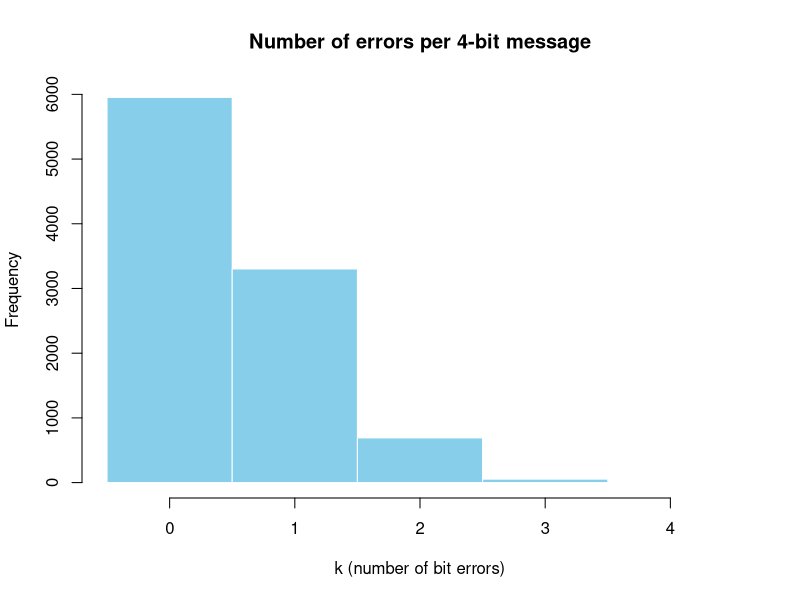
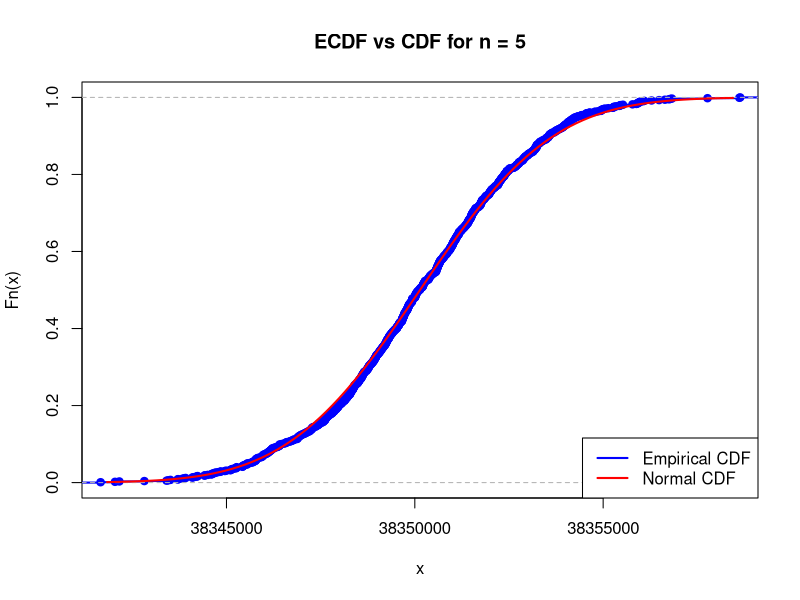
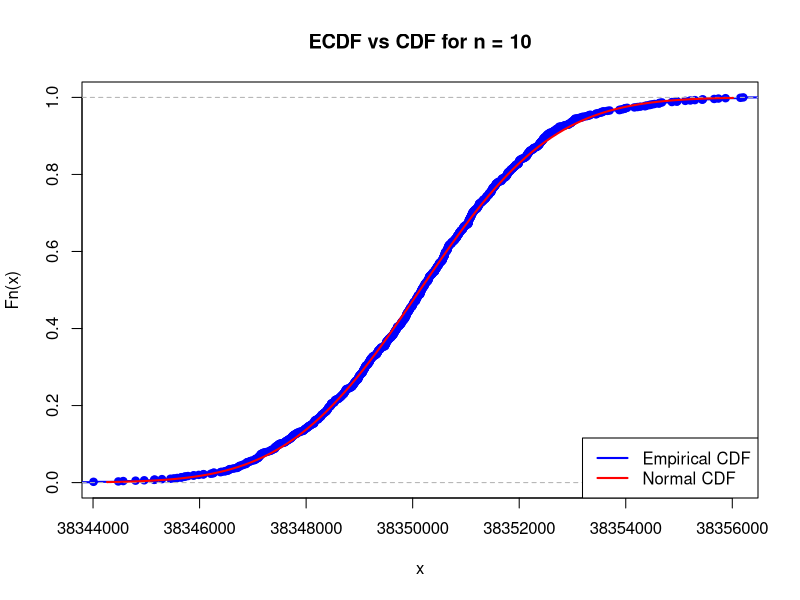
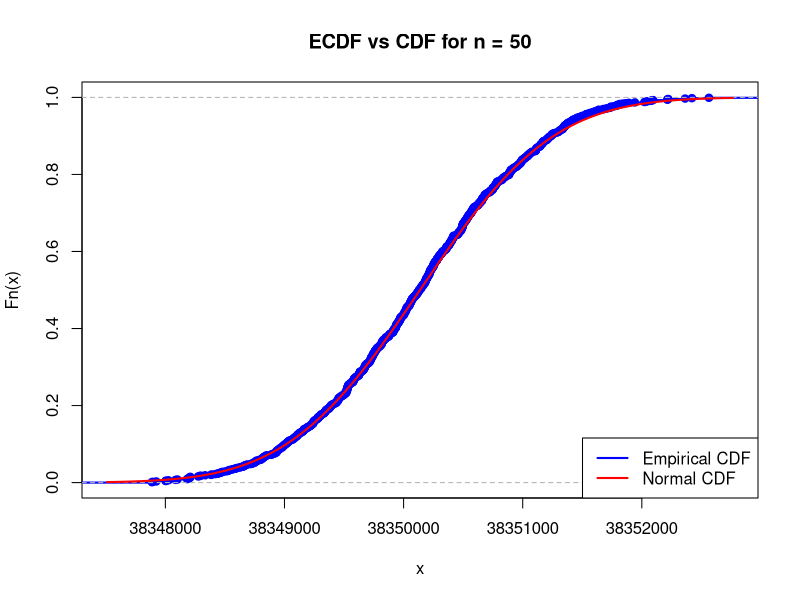
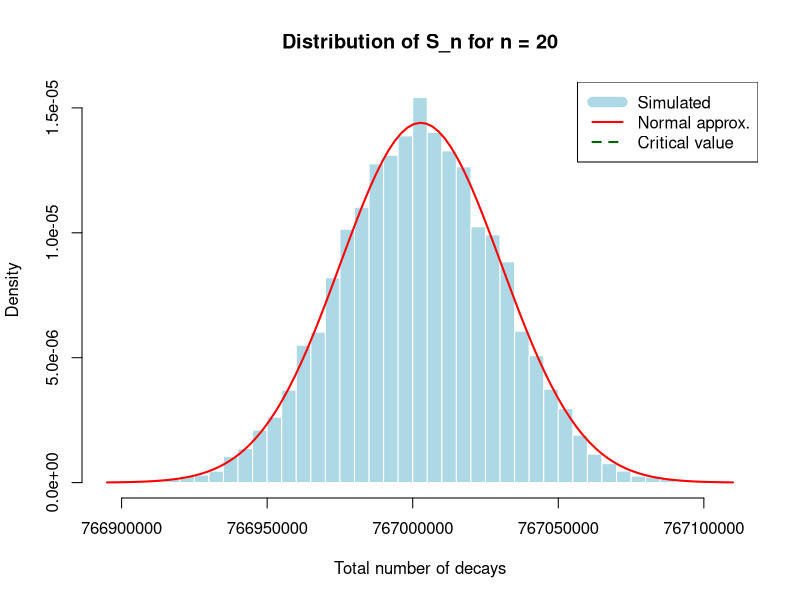

The R script that drew these images, in order: (Note: this script raises an error after producing the figures.)
## ---- chunk 1
set.seed(12)
## ---- chunk 2
# your team id number 
                          ###
id <- 12                  ### Change to the correct id!
                          ###
set.seed(id)
p <- id/100
# matrices G and H
G <- matrix(c(1, 1, 1, 0, 0, 0, 0,
		1, 0, 0, 1, 1, 0, 0,
		0, 1, 0, 1, 0, 1, 0,
		1, 1, 0, 1, 0, 0, 1), nrow = 4, byrow = TRUE)
H <- t(matrix(c(1, 0, 1, 0, 1, 0, 1,
		0, 1, 1, 0, 0, 1, 1,
		0, 0, 0, 1, 1, 1, 1), nrow = 3, byrow = TRUE))
# cat("The matrix G is: \n") 
#G  
#cat("The matrix H is: \n") 
#H
#cat("The product GH must be zero: \n")
#(G%*%H) %%2
## ---- chunk 3
# generate N messages

message_generator <- function(N) {
  matrix(sample(c(0,1), 4*N, replace = TRUE), nrow = N)
}  
messages <- message_generator(100)
codewords <- (messages %*% G) %% 2

encode <- function(messages) {
  (messages %*% G) %% 2
}

add_noise <- function(codewords, p) {
  E <- matrix(rbinom(length(codewords), size=1, prob=p), nrow = nrow(codewords))
  (codewords + E) %% 2 
} 

syndrome_vec <- function(r_row) {
  as.integer((r_row %*% H) %% 2)
} 

correct_errored <- function(r_row) {
  z <- syndrome_vec(r_row)
  pos <- z[1] + 2*z[2] + 4*z[3]
  if (pos > 0)
    r_row[pos] <- (r_row[pos] + 1) %% 2
  r_row
}


decode_message <- function(r_star) {
  c(r_star[3], r_star[5], r_star[6], r_star[7])
}
## ---- chunk 4
simulate_hamming <- function(N, p) {
  messages  <- message_generator(N)
  codewords <- encode(messages)
  received  <- add_noise(codewords, p)
  corrected <- t(apply(received, 1, correct_errored))
  decoded   <- t(apply(corrected, 1, decode_message))
  
  success <- apply(decoded == messages, 1, all)
  rate <- mean(success)
  
  cat("estimated p =", rate, "\n")
  
  list(
    rate = rate,
    success = success,
    messages = messages,
    codewords = codewords,
    received = received,
    corrected = corrected,
    decoded = decoded
  )
}

N <- 10000
sim <- simulate_hamming(N, p)
p_hat <- sim$rate
p_hat

## ---- chunk 5

standard_error <- sqrt(p_hat*(1-p_hat)/N)
z <- qnorm(0.975)
epsilon <- z*standard_error

interval <- c(lower= p_hat - epsilon, upper= p_hat + epsilon)
interval

## ---- chunk 6
eps <- 0.03
cat(p_hat)

N_worst <- ceiling((z^2)*0.25/(eps^2))
N_worst

## ---- chunk 7
K <- rbinom(N, size = 4, prob = p)

hist(K,
     breaks = seq(-0.5, 4.5, by = 1),
     col = "skyblue", border = "white",
     main = "Number of errors per 4-bit message",
     xlab = "k (number of bit errors)",
     ylab = "Frequency")
## ---- chunk 8
# Physical constants and parameters for Cesium-137
# Half-life period in years
T_years <- 30.1
# Convert to seconds
T_seconds <- T_years * 365.25 * 24 * 3600
# Atomic mass of Cesium-137 (g/mol)
M <- 137
# Avogadro constant (atoms/mol)
N_A <- 6e23
# Mass of each sample in grams (id * 10^-6 g)
m <- id * 1e-6

# Calculate activity lambda: probability that one nucleus decays in one second
lambda <- log(2) / T_seconds

# Calculate number of atoms in one sample
N_atoms <- (m / M) * N_A

# Calculate Poisson parameter μ for one sample
mu <- N_atoms * lambda

cat("Poisson parameter μ for one sample:", mu, "\n")
cat("This represents the expected number of decays per second in one sample.\n")
## ---- chunk 9
# Number of simulations
K <- 1e3
# Sample size
n <- 5

# Simulate K sample means, each computed from n Poisson observations
sample_means_5 <- colMeans(matrix(rpois(n*K, lambda = mu), nrow=n))

# According to CLT, sample mean ~ N(mu, mu/n)
# Mean of the normal approximation
mu_normal_5 <- mu
# Standard deviation of the normal approximation
sigma_normal_5 <- sqrt(mu/n)

# Plot ecdf vs cdf
xlims_5 <- c(mu_normal_5 - 3*sigma_normal_5, mu_normal_5 + 3*sigma_normal_5)
Fs_5 <- ecdf(sample_means_5)

plot(Fs_5, 
     xlim = xlims_5, 
     ylim = c(0,1),
     col = "blue",
     lwd = 2,
     main = paste("ECDF vs CDF for n =", n))
curve(pnorm(x, mean = mu_normal_5, sd = sigma_normal_5), 
      col = "red", lwd = 2, add = TRUE)
legend("bottomright", 
       legend = c("Empirical CDF", "Normal CDF"), 
       col = c("blue", "red"), 
       lwd = 2)

# Calculate maximal difference (Kolmogorov-Smirnov statistic)
# https://en.wikipedia.org/wiki/Kolmogorov%E2%80%93Smirnov_test
x_vals_5 <- sort(sample_means_5)
empirical_cdf_5 <- Fs_5(x_vals_5)
theoretical_cdf_5 <- pnorm(x_vals_5, mean = mu_normal_5, sd = sigma_normal_5)
max_diff_5 <- max(abs(empirical_cdf_5 - theoretical_cdf_5))

cat("For n =", n, ":\n")
cat("  Theoretical mean μ =", mu_normal_5, "\n")
cat("  Theoretical standard deviation σ =", sigma_normal_5, "\n")
cat("  Sample mean of sample means =", mean(sample_means_5), "\n")
cat("  Sample std dev of sample means =", sd(sample_means_5), "\n")
cat("  Maximum difference between ECDFs =", max_diff_5, "\n\n")
## ---- chunk 10
# Sample size
n <- 10

# Simulate K sample means
sample_means_10 <- colMeans(matrix(rpois(n*K, lambda = mu), nrow=n))

# Normal approximation parameters
mu_normal_10 <- mu
sigma_normal_10 <- sqrt(mu/n)

# Plot ecdf vs cdf
xlims_10 <- c(mu_normal_10 - 3*sigma_normal_10, mu_normal_10 + 3*sigma_normal_10)
Fs_10 <- ecdf(sample_means_10)

plot(Fs_10, 
     xlim = xlims_10, 
     ylim = c(0,1),
     col = "blue",
     lwd = 2,
     main = paste("ECDF vs CDF for n =", n))
curve(pnorm(x, mean = mu_normal_10, sd = sigma_normal_10), 
      col = "red", lwd = 2, add = TRUE)
legend("bottomright", 
       legend = c("Empirical CDF", "Normal CDF"), 
       col = c("blue", "red"), 
       lwd = 2)

# Calculate maximal difference
x_vals_10 <- sort(sample_means_10)
empirical_cdf_10 <- Fs_10(x_vals_10)
theoretical_cdf_10 <- pnorm(x_vals_10, mean = mu_normal_10, sd = sigma_normal_10)
max_diff_10 <- max(abs(empirical_cdf_10 - theoretical_cdf_10))

cat("For n =", n, ":\n")
cat("  Theoretical mean μ =", mu_normal_10, "\n")
cat("  Theoretical standard deviation σ =", sigma_normal_10, "\n")
cat("  Sample mean of sample means =", mean(sample_means_10), "\n")
cat("  Sample std dev of sample means =", sd(sample_means_10), "\n")
cat("  Maximum difference between ECDFs =", max_diff_10, "\n\n")
## ---- chunk 11
# Sample size
n <- 50

# Simulate K sample means
sample_means_50 <- colMeans(matrix(rpois(n*K, lambda = mu), nrow=n))

# Normal approximation parameters
mu_normal_50 <- mu
sigma_normal_50 <- sqrt(mu/n)

# Plot ecdf vs cdf
xlims_50 <- c(mu_normal_50 - 3*sigma_normal_50, mu_normal_50 + 3*sigma_normal_50)
Fs_50 <- ecdf(sample_means_50)

plot(Fs_50, 
     xlim = xlims_50, 
     ylim = c(0,1),
     col = "blue",
     lwd = 2,
     main = paste("ECDF vs CDF for n =", n))
curve(pnorm(x, mean = mu_normal_50, sd = sigma_normal_50), 
      col = "red", lwd = 2, add = TRUE)
legend("bottomright", 
       legend = c("Empirical CDF", "Normal CDF"), 
       col = c("blue", "red"), 
       lwd = 2)

# Calculate maximal difference
x_vals_50 <- sort(sample_means_50)
empirical_cdf_50 <- Fs_50(x_vals_50)
theoretical_cdf_50 <- pnorm(x_vals_50, mean = mu_normal_50, sd = sigma_normal_50)
max_diff_50 <- max(abs(empirical_cdf_50 - theoretical_cdf_50))

cat("For n =", n, ":\n")
cat("  Theoretical mean μ =", mu_normal_50, "\n")
cat("  Theoretical standard deviation σ =", sigma_normal_50, "\n")
cat("  Sample mean of sample means =", mean(sample_means_50), "\n")
cat("  Sample std dev of sample means =", sd(sample_means_50), "\n")
cat("  Maximum difference between ECDFs =", max_diff_50, "\n\n")
## ---- chunk 12
# Summary comparison
cat("Summary of CLT convergence:\n")
cat("n = 5:  Max difference =", max_diff_5, "\n")
cat("n = 10: Max difference =", max_diff_10, "\n")
cat("n = 50: Max difference =", max_diff_50, "\n\n")
cat("As n increases, the maximum difference decreases, confirming the CLT.\n")
cat("The empirical distribution converges to the theoretical normal distribution.\n")
## ---- chunk 13
# Critical threshold for total decays
critical_value <- 8e8

# Method 1: Markov Inequality
# P(S_n >= c) <= E[S_n] / c
# P(S_n < c) >= 1 - E[S_n] / c
# We need: 1 - n*mu / c >= 0.95
# => n*mu / c <= 0.05
# => n <= 0.05 * c / mu

n_markov <- floor(0.05 * critical_value / mu)
cat("Markov Inequality bound: n <=", n_markov, "\n")

# Method 2: Chernoff Bound
# For Poisson(lambda), MGF: M(t) = exp(lambda(e^t - 1))
# P(S_n >= c) <= exp(-t*c) * E[exp(t*S_n)] = exp(-t*c + n*mu*(e^t - 1))
# Minimize over t > 0
# Optimal t: c = n*mu*e^t => t = log(c/(n*mu))
# For given n, bound is: exp(n*mu - c + c*log(c/(n*mu)))
# We need this <= 0.05, solve numerically

# Try different values of n to find the bound
chernoff_bound <- function(n, mu, c) {
  # Bound is >= 1, not useful
  if (n * mu >= c) return(1)
  exp(n * mu - c + c * log(c / (n * mu)))
}

# Binary search for maximum n
n_low <- 1
n_high <- n_markov * 10
while (n_high - n_low > 1) {
  n_mid <- floor((n_low + n_high) / 2)
  if (chernoff_bound(n_mid, mu, critical_value) <= 0.05) {
    n_low <- n_mid
  } else {
    n_high <- n_mid
  }
}
n_chernoff <- n_low
cat("Chernoff Bound: n <=", n_chernoff, "\n")

# Method 3: Central Limit Theorem
# S_n ~ N(n*mu, n*mu) approximately
# P(S_n < c) = P((S_n - n*mu)/sqrt(n*mu) < (c - n*mu)/sqrt(n*mu))
# Using standard normal: P(Z < z) = 0.95 => z ≈ 1.645
# (c - n*mu)/sqrt(n*mu) = 1.645
# c - n*mu = 1.645 * sqrt(n*mu)
# Let x = sqrt(n*mu), then: c - x^2 = 1.645*x
# x^2 + 1.645*x - c = 0
# x = (-1.645 + sqrt(1.645^2 + 4*c)) / 2
# n = x^2 / mu

z_95 <- qnorm(0.95)
discriminant <- z_95^2 + 4 * critical_value
x_solution <- (-z_95 + sqrt(discriminant)) / 2
n_clt <- floor(x_solution^2 / mu)
cat("CLT bound: n <=", n_clt, "\n\n")

# Compare the three methods
cat("Comparison of theoretical bounds:\n")
cat("  Markov:   n <=", n_markov, "(most conservative)\n")
cat("  Chernoff: n <=", n_chernoff, "\n")
cat("  CLT:      n <=", n_clt, "(least conservative)\n\n")
## ---- chunk 14
# Use the CLT prediction as it's typically the most accurate
n_predicted <- n_clt
# Number of simulations for verification
K_sim <- 1e4

cat("Verifying with n =", n_predicted, "samples\n")
cat("Simulating", K_sim, "realizations...\n\n")

# Simulate K_sim realizations of the sum S_n
sums_sample <- replicate(K_sim, sum(rpois(n_predicted, lambda = mu)))

# Calculate empirical probability
empirical_prob <- mean(sums_sample < critical_value)

cat("Results of simulation:\n")
cat("  Expected value E[S_n] = n*μ =", n_predicted * mu, "\n")
cat("  Sample mean of sums =", mean(sums_sample), "\n")
cat("  Sample std dev of sums =", sd(sums_sample), "\n")
cat("  Theoretical std dev =", sqrt(n_predicted * mu), "\n\n")

cat("  Critical value:", critical_value, "\n")
cat("  Empirical probability P(S_n <", critical_value, ") =", empirical_prob, "\n")
cat("  Desired probability: 0.95\n\n")

if (empirical_prob >= 0.95) {
  cat("SUCCESS: The empirical probability", empirical_prob, 
      "is at or above the desired 0.95 level.\n")
  cat("The laboratory can safely store up to", n_predicted, "samples.\n")
} else {
  cat("WARNING: The empirical probability", empirical_prob, 
      "is below the desired 0.95 level.\n")
  cat("Consider using a more conservative bound (n =", n_chernoff, ").\n")
}

# Histogram of the sums
hist(sums_sample, 
     breaks = 50, 
     probability = TRUE,
     main = paste("Distribution of S_n for n =", n_predicted),
     xlab = "Total number of decays",
     col = "lightblue",
     border = "white")

# Add normal approximation curve
curve(dnorm(x, mean = n_predicted * mu, sd = sqrt(n_predicted * mu)), 
      col = "red", lwd = 2, add = TRUE)

# Add vertical line at critical value
abline(v = critical_value, col = "darkgreen", lwd = 2, lty = 2)
legend("topright", 
       legend = c("Simulated", "Normal approx.", "Critical value"), 
       col = c("lightblue", "red", "darkgreen"), 
       lwd = c(10, 2, 2),
       lty = c(1, 1, 2))
## ---- chunk 15
teamid <- 12
v <- teamid + 10
nu1 <- 1/v  #µ = 1/lambda
sigma_squared <- 1/(v^2)
K <- 10000

for (n in c(5,10,50)){

  sample_means <- colMeans(matrix(rexp(n*K, rate = v), nrow=n)) #generate vctor of samples
  Fs <- ecdf(sample_means) #emprirical ecdf from sample
  
  mu <- nu1       # expectation of sample mean is just µ
  sigma <- sqrt(sigma_squared) / sqrt(n)   # sd
  
  cat("Parameters of the standard normal approximation", mu, sigma, "\n")
  
  Fs <- ecdf(sample_means)
  plot(Fs, 
       xlim = xlims, 
       col = "pink",
       lwd = 2,
       main = "Comparison of ecdf and cdf")
  curve(pnorm(x, mean = mu, sd = sigma), col = "green", add = TRUE)
  
  # take a grid of 200 points tj within 3σ of µ
  t_lims <- c(mu - 3 * sigma,mu + 3 * sigma )
  
  t_points <- seq(t_lims[1], t_lims[2], length.out = 200)
  #count values of Fs_t, Fz_t 
  Fs_t <- Fs(t_points)
  Fz_t <- pnorm(t_points, mean = mu, sd = sigma)
  
  max_difference <- max(abs(Fs_t - Fz_t))
  
  cat("Max difference", max_difference, "\n")
  cat("We can see that with larger n (5,10,50) we have better approximation, max diference is less with each iteration,and graffics are almost overlap\n")
}
## ---- chunk 16
        mu <- 12 # team id
        sigma <- 31 # 2 * team id number + 7
        sd = sqrt(sigma)
        N <- 100


        x = rnorm(N, mean = mu, sd = sd) # Simulate realization for X
        y = 1/x # realization for Y

        mean_x <- mean(x)  # X̄
        mean_y <- mean(y)  # Ȳ
        inverted_mean_x <- 1 / mean_x

        #show results
        print("Sample mean X̄ " )
        print(mean_x)

        print("Inverted mean 1/X")
        print(inverted_mean_x)

        print("Sample mean Ȳ = mean(1/X)")
        print(mean_y)

        print("Difference between inverted mean [1/X̄] and  sample mean Ȳ [mean(1/X)] ")

        print(abs(inverted_mean_x - mean_y))

        print("We can see that difference is not equal to zero, so the equality 1/X̄ = [mean(1/X)] is not true")

## ---- chunk 17
        lambda <- 2
        n <- 100

        #generate a cdf for X and Y and set Z
        X <- rexp(n, rate = 2)
        Y <- rexp(n, rate = 2)
        Z = log(X) + 5  # Z is dependent on X

        # Q-Q plot for X and Y
        qqplot(X, Y, main = "Q-Q plot for X and Y",
            xlab = "X quantiles",
            ylab = "Y quantiles",
            col = "pink")
        abline(0, 1, col = "blue")

        # scatterplot for X and Y
        plot(X, Y, main = "scatterplot for X and Y",
            xlab = "X",
            ylab = "Y",
            col = "pink")

        # Q-Q plot for X and Z
        qqplot(X, Z, main = "Q-Q Plot for X and Z",
            xlab = "X quantiles",
            ylab = "Z quantiles",
            col = "purple")
        abline(0, 1, col = "blue")
        
        # scatterplot for X and Z
        plot(X, Z, main  = "scatterplot for X and Z",
            xlab = "X",
            ylab = "Z",
            col = "purple")

        cat("Summary:

        For X and Y in Q-Q plot :
        
        X and Y have same distribution ~ exp(2), so the quantiles coincide
        that form a plot where points overlap,
        and align along the line y = x
        
        For X and Y in scatterplot :
        
        It looks like graph with random points
        because there is no functional relationship between X and Y

        For X and Z in Q-Q plot :
        
        X has an exponential distribution when Z not
        
        For X and Y in scatterplot :
        
        We can saw that they are dependent and as result 
        points form a logarithmic curve
        
    Which pair of r.v.'s is dependent and which one is similar?
        
        X and Z are dependent and X and Y - similar")
## ---- chunk 18
        # Expected value if Binomial r.v. = n*p
        # Variance of Binomial r.v. = n*p*(1-p)
        n <- 3
        p <- 1/2
        expected_value_X <- n*p
        variance_X <- n*p*(1-p)
        N <- 100  # amoumt of values for simulation


        sample_for_simulation_X <- rbinom(N, size = n, prob = p) #generate sample for X 

        sample_mean_X <- mean(sample_for_simulation_X)

        squared_deviations_X <- (sample_for_simulation_X - sample_mean_X)^2
        sample_variance_X <- sum(squared_deviations_X) / (N- 1)


        cat("Results:
            Expected value of X",expected_value_X,
            "Variance of X" , variance_X,
        
            "Sample mean of X", sample_mean_X,
            "Sample variance of X", sample_variance_X)
## ---- chunk 19
        #Y = 0.5 *X - 1
        # to calculate expected value of Y we apply linearity of expectation
        # E(Y) = E(0.5*X - 1) =  E(0.5*X) - E(1) = 0.5 * E(X) - 1

        expected_value_Y <- (0.5 * expected_value_X) - 1

        # and to calculate variance of Y we also apply its properties
        # Var(0.5*X - 1) = Var(0.5*X) = 0.5^2*Var(X) = 0.25*Var(X)

        variance_Y <- 0.25 * variance_X

        #generate sample for Y
        sample_for_simulation_Y = 0.5 * sample_for_simulation_X -1
        sample_mean_Y <- mean(sample_for_simulation_Y)

        squared_deviations_Y <- (sample_for_simulation_Y - sample_mean_Y)^2
        sample_variance_Y <- sum(squared_deviations_Y) / (N- 1)

        cat("Results:
            Expected value of Y",expected_value_Y,
            "Variance of Y" , variance_Y,
        
            "Sample mean of Y", sample_mean_Y,
            "Sample variance of Y", sample_variance_Y)
